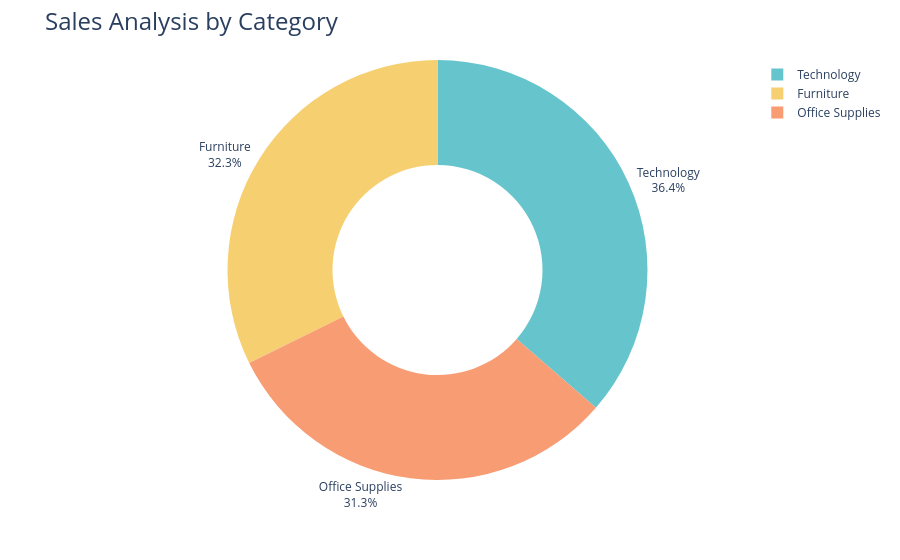

The notebook cell saved with this chart:
### Code cell
fig = px.pie(sales_by_category,
             values ='Sales',
             names = 'Category',
             hole = 0.5,
             color_discrete_sequence = px.colors.qualitative.Pastel)
fig.update_traces(textposition = "outside" , textinfo = 'percent+label')
fig.update_layout(title_text = 'Sales Analysis by Category', title_font = dict(size = 24))

fig.show()

### Figure 1 — Plotly figure (JSON) as saved in the notebook; plotly's stock layout.template omitted (floating-point values rounded to 4 significant figures)
{"data": [{"domain": {"x": [0, 1], "y": [0, 1]}, "hole": 0.5, "hovertemplate": "Category=%{label}<br>Sales=%{value}<extra></extra>", "labels": ["Furniture", "Office Supplies", "Technology"], "legendgroup": "", "name": "", "showlegend": true, "textinfo": "percent+label", "textposition": "outside", "type": "pie", "values": [742000.0, 719000.0, 836200.0]}], "layout": {"legend": {"tracegroupgap": 0}, "margin": {"t": 60}, "piecolorway": ["rgb(102, 197, 204)", "rgb(246, 207, 113)", "rgb(248, 156, 116)", "rgb(220, 176, 242)", "rgb(135, 197, 95)", "rgb(158, 185, 243)", "rgb(254, 136, 177)", "rgb(201, 219, 116)", "rgb(139, 224, 164)", "rgb(180, 151, 231)", "rgb(179, 179, 179)"], "title": {"font": {"size": 24}, "text": "Sales Analysis by Category"}}}
